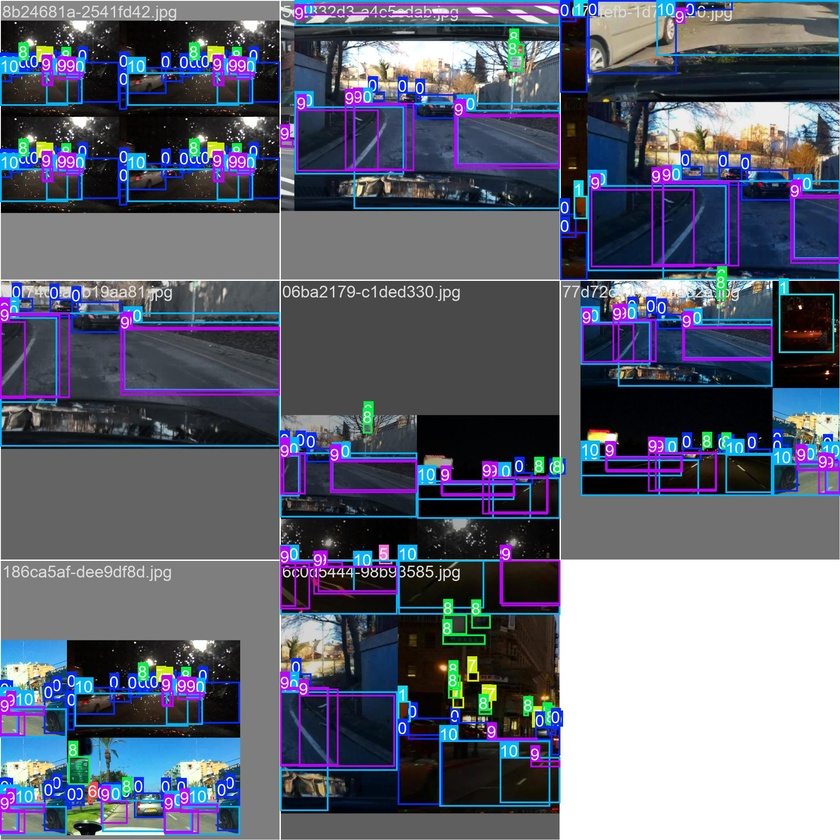
#> input picture Data cleaning/traffic_detection/yolov8m_finetune4/train_batch0.jpg, 840 x 840 px, shrunk from 1920 x 1920 before the run
$ python -i moving_camera.py   (imports and definitions only)
#> lines starting #> are read from the running program, lines starting #| are printed output that depends on the picture; after the words box and inside, x2 and y2 are one past the last pixel; in counts of white or black regions, pixels touching at a corner belong together
#> further down, picture is the input picture: shape (840, 840, 3); mean B, G, R 117.1, 101.3, 96.9
import cv2
import numpy as np
from ultralytics import YOLO

# {0: 'car', 1: 'truck", 2: "bus", 3: "motorcycle", 4: "bicycle", 5: "person", 6: "rider", 7: "traffic light", 8: "traffic sign", "lane", "drivable area"}
class_colors = {
    0: (255, 0, 0),   # car - Red
    1: (0, 0, 255),   # truck - Blue
    2: (0, 255, 0),   # bus - Green
    3: (0, 0, 255),   # Motorcycle - Blue
    4: (0, 0, 255),   # bicycle - Blue
    5: (255, 0, 0),   # person - Red
    6: (255, 255, 255), # rider - White
    7: (255, 255, 0), # traffic-light - Yellow
    8: (0, 0, 255),   # traffic-sign - Blue
    9: (255, 0, 0),   # lane - Red
    10: (0, 255, 0)   # drivable area - Green
}

def auto_rotate(frame):
    h, w = frame.shape[:2]
    return cv2.rotate(frame, cv2.ROTATE_90_COUNTERCLOCKWISE) if h > w else frame

def detect_lane(frame):
    gray = cv2.cvtColor(frame, cv2.COLOR_BGR2GRAY)
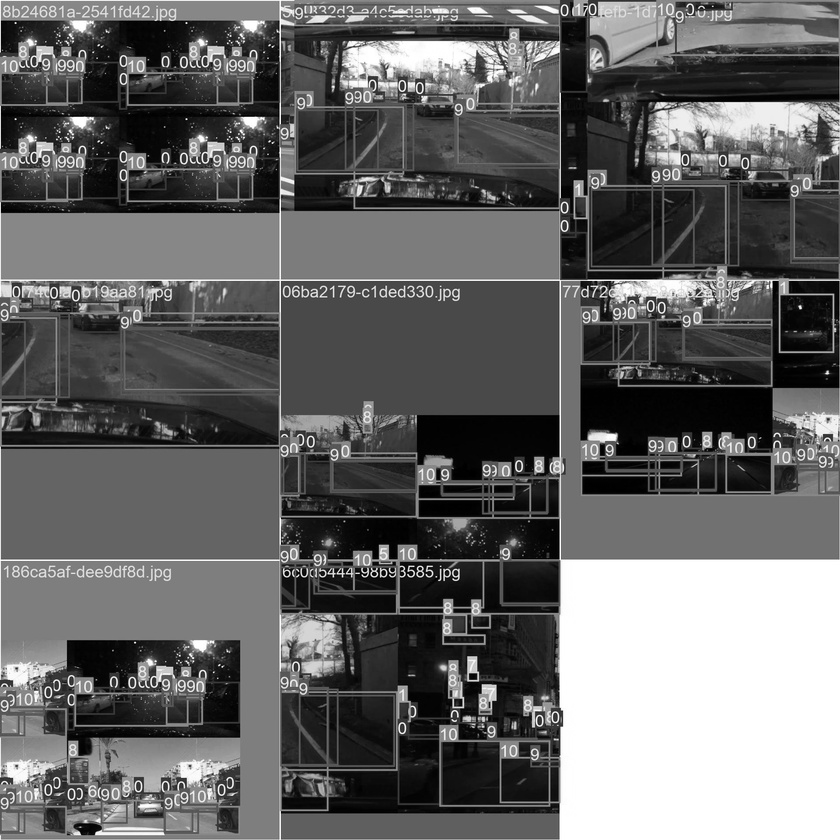
#> gray: shape (840, 840); min 0, max 255, mean 101.8
    blur = cv2.GaussianBlur(gray, (5, 5), 0)
    edges = cv2.Canny(blur, 50, 150)
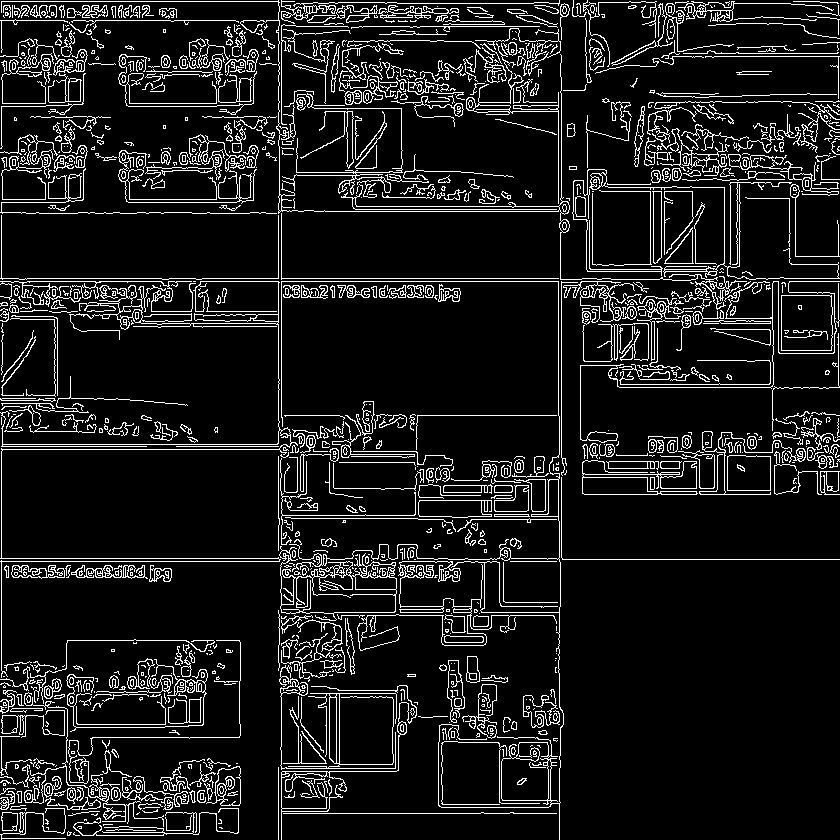
#> edges: shape (840, 840); 10.1% white in thin lines or dots
    mask = np.zeros_like(edges)
    h, w = frame.shape[:2]
#> h = 840; w = 840
    mask[int(h * 0.6):, :] = 255  # Focus on bottom half
    edges = cv2.bitwise_and(edges, mask)
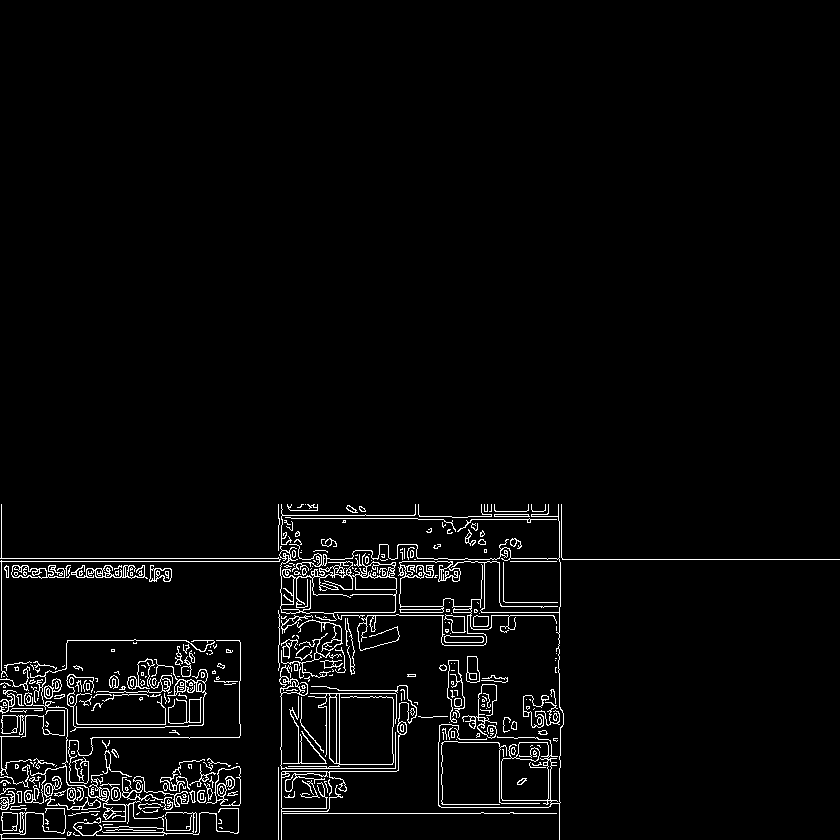
#> edges: shape (840, 840); 3.2% white in thin lines or dots, all inside (x1, y1, x2, y2) = (0, 504, 840, 840)
    return edges

# [102 lines left out: functions get_lane_mask, get_drivable_area_mask, get_traffic_light_color, not called in this run]

# Initialize state variable for hysteresis
is_slowing_down = False

# Initialize buffer for smoothing
drivable_bottom_y_buffer = []
buffer_size = 5

# [152 lines left out: functions get_driving_command, run_yolo_detection, not called in this run]

# Main Execution
input_video = r"C:\Users\garg1\OneDrive\Desktop\PS1\3\traffic_video.avi"  # Change to your .mov or .mp4 file
model_path = r"C:\Users\garg1\OneDrive\Desktop\KrackHacK-akatsuki\Website-rendering\best.pt"
# [1 line not run here, left out]

>>> import cv2
>>> picture = cv2.imread('../Data cleaning/traffic_detection/yolov8m_finetune4/train_batch0.jpg')
>>> result = detect_lane(picture)

$ run again, on Data cleaning/traffic_detection/yolov8m_finetune4/train_batch1.jpg
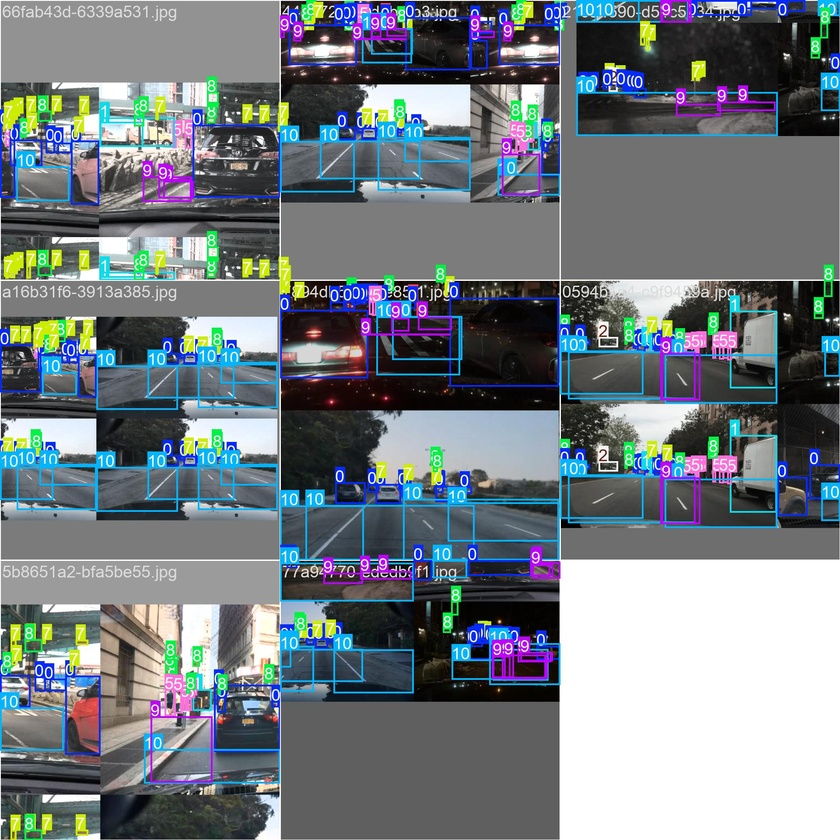
#> input picture Data cleaning/traffic_detection/yolov8m_finetune4/train_batch1.jpg, 840 x 840 px, shrunk from 1920 x 1920 before the run
#> picture is the input picture: shape (840, 840, 3); mean B, G, R 129.2, 123.5, 115.4
#> in detect_lane, `edges = cv2.Canny(blur, 50, 150)`:
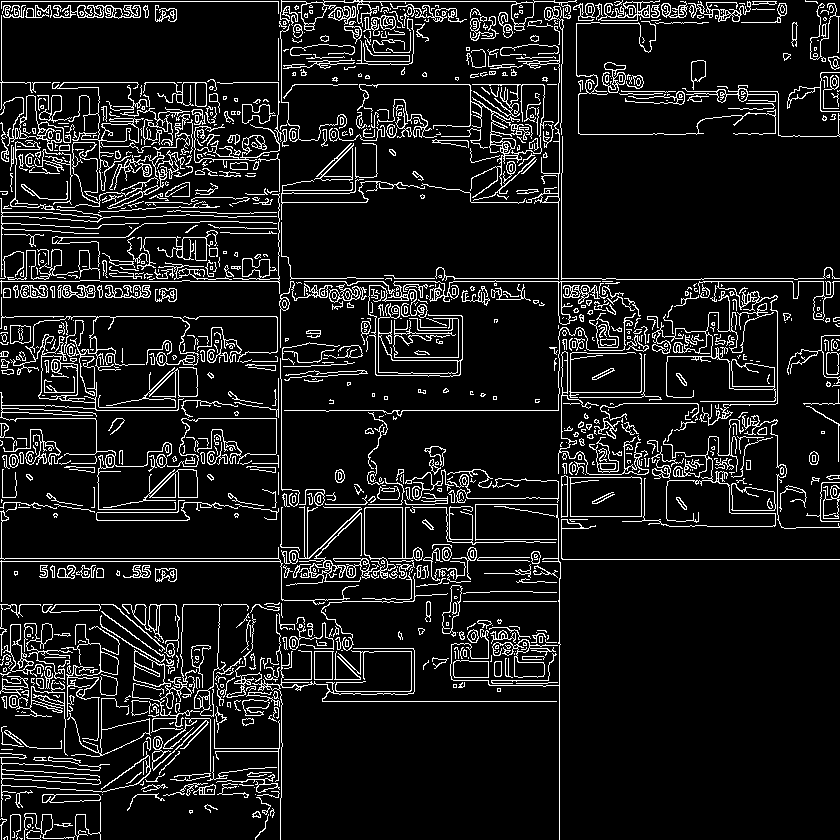
#> edges: shape (840, 840); 10.2% white in thin lines or dots
#> in detect_lane, `edges = cv2.bitwise_and(edges, mask)`:
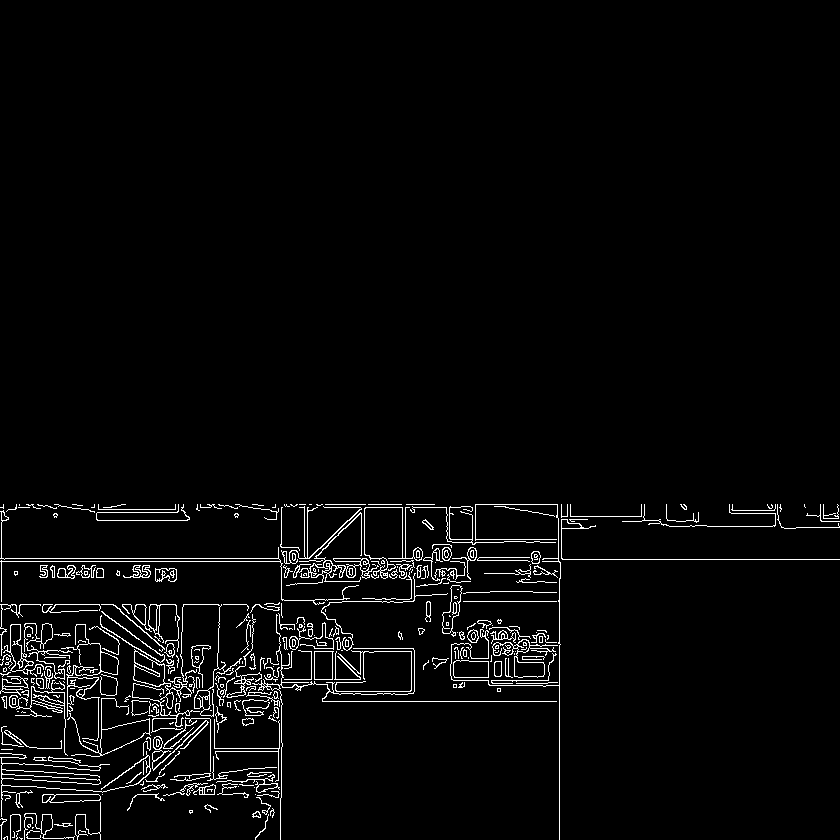
#> edges: shape (840, 840); 3.1% white in thin lines or dots, all inside (x1, y1, x2, y2) = (0, 504, 840, 840)

$ run again, on Data cleaning/traffic_detection/yolov8m_finetune4/train_batch2.jpg
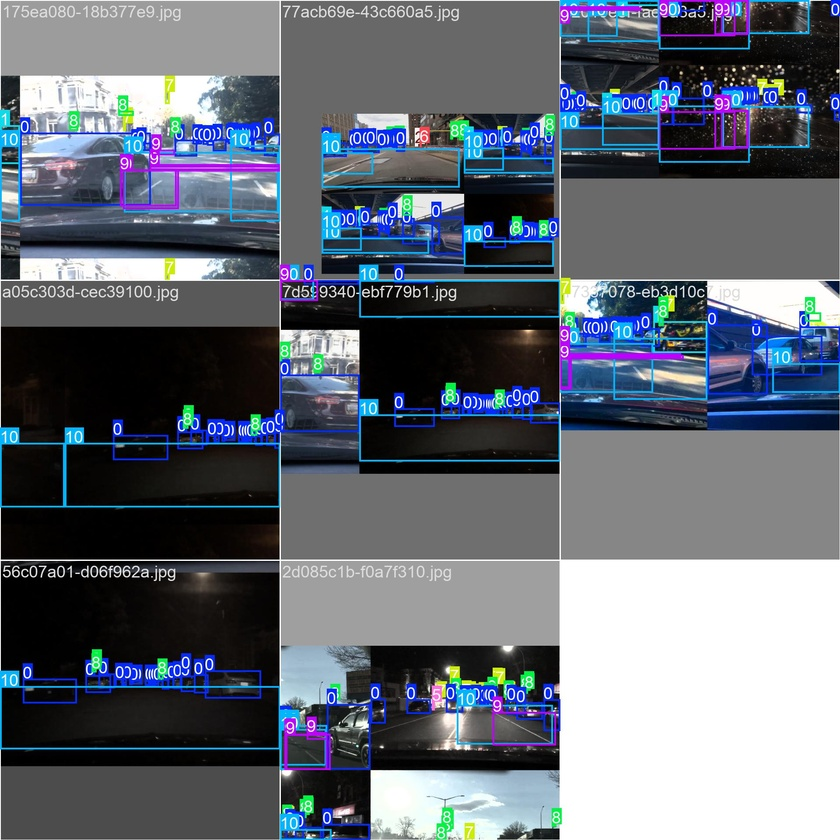
#> input picture Data cleaning/traffic_detection/yolov8m_finetune4/train_batch2.jpg, 840 x 840 px, shrunk from 1920 x 1920 before the run
#> picture is the input picture: shape (840, 840, 3); mean B, G, R 115.9, 105.3, 98.7
#> in detect_lane, `edges = cv2.Canny(blur, 50, 150)`:
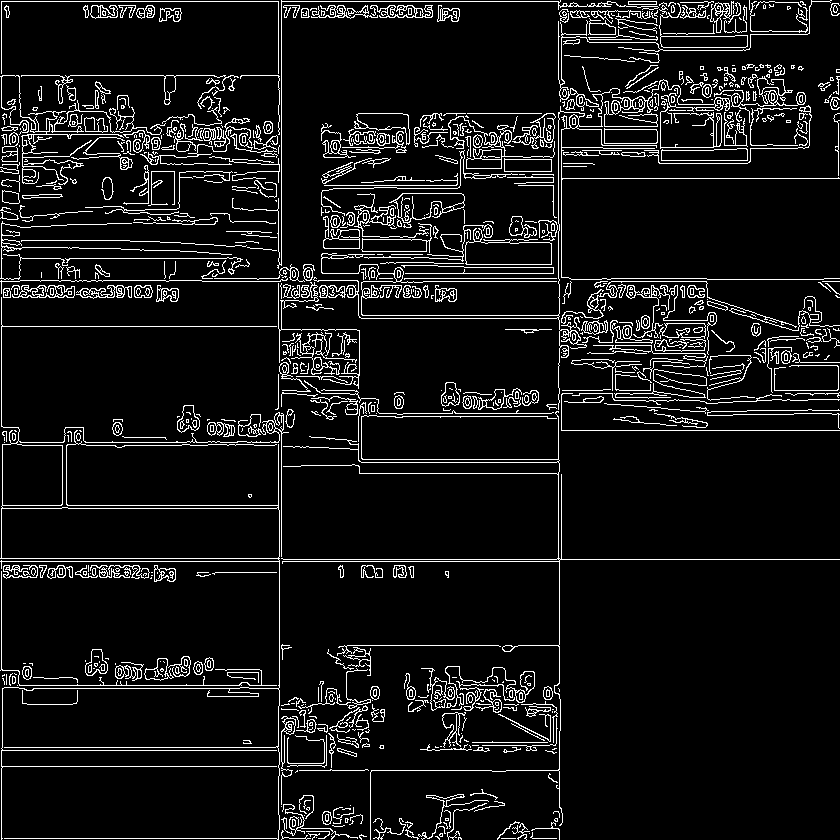
#> edges: shape (840, 840); 8% white in thin lines or dots
#> in detect_lane, `edges = cv2.bitwise_and(edges, mask)`:
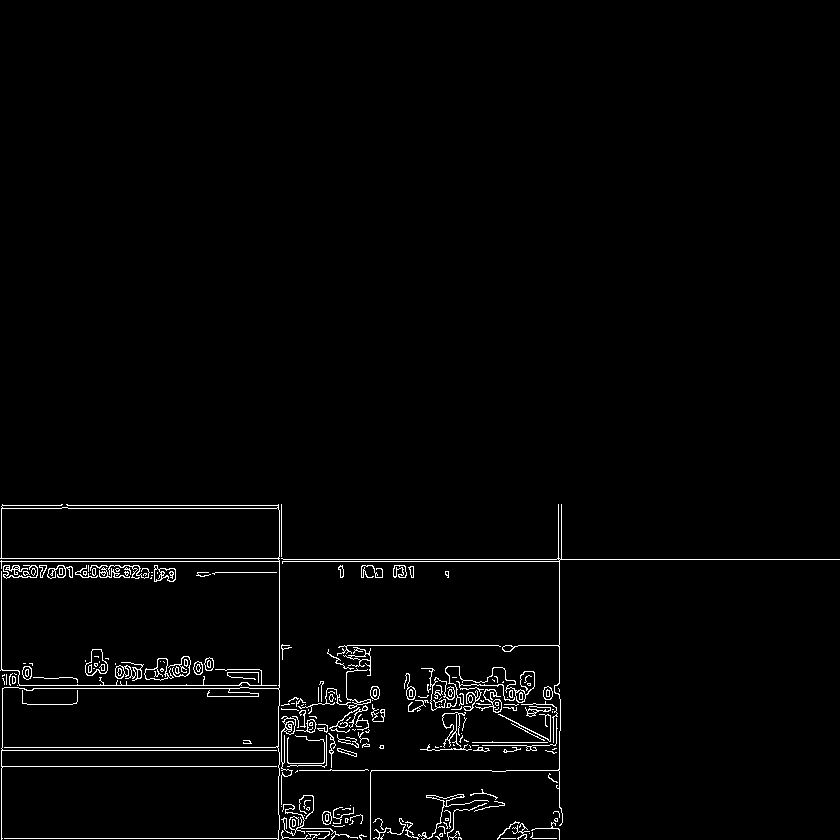
#> edges: shape (840, 840); 1.9% white in thin lines or dots, all inside (x1, y1, x2, y2) = (0, 504, 840, 840)

$ run again, on Data cleaning/traffic_detection/yolov8m_finetune4/val_batch0_pred.jpg
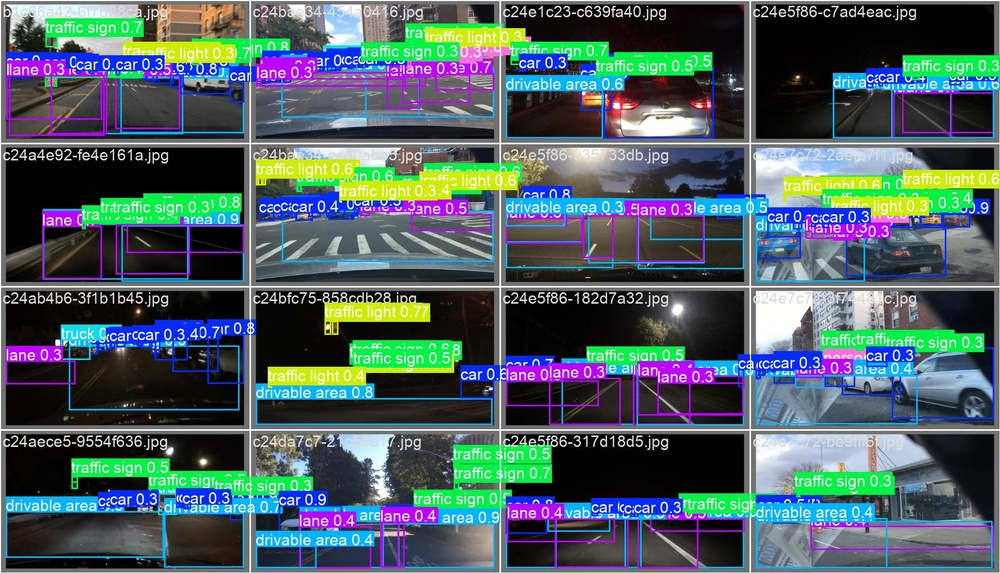
#> input picture Data cleaning/traffic_detection/yolov8m_finetune4/val_batch0_pred.jpg, 1000 x 573 px, shrunk from 1920 x 1100 before the run
#> picture is the input picture: shape (573, 1000, 3); mean B, G, R 100, 95.4, 78.1
#> in detect_lane, `edges = cv2.Canny(blur, 50, 150)`:
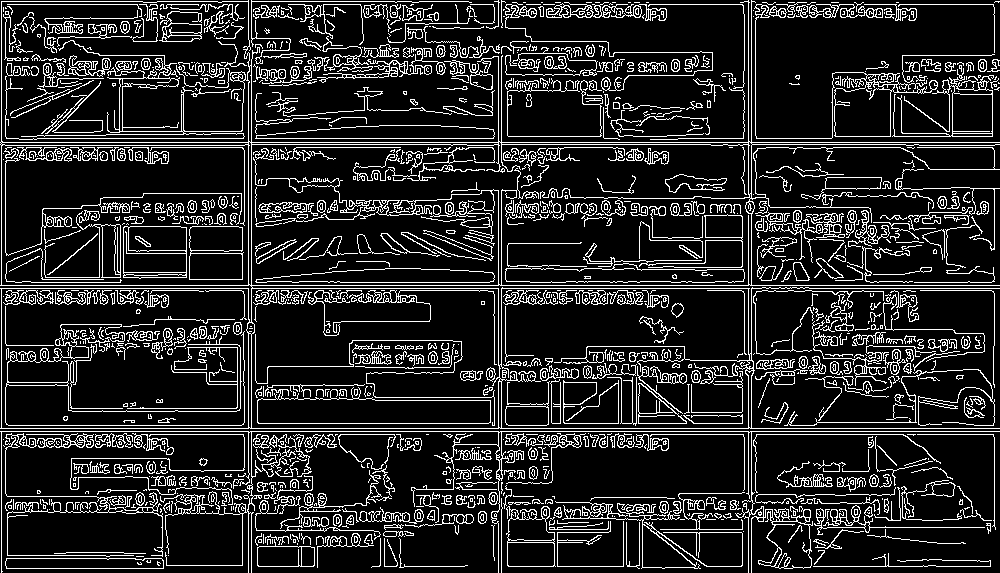
#> edges: shape (573, 1000); 14.9% white in thin lines or dots
#> in detect_lane, `edges = cv2.bitwise_and(edges, mask)`:
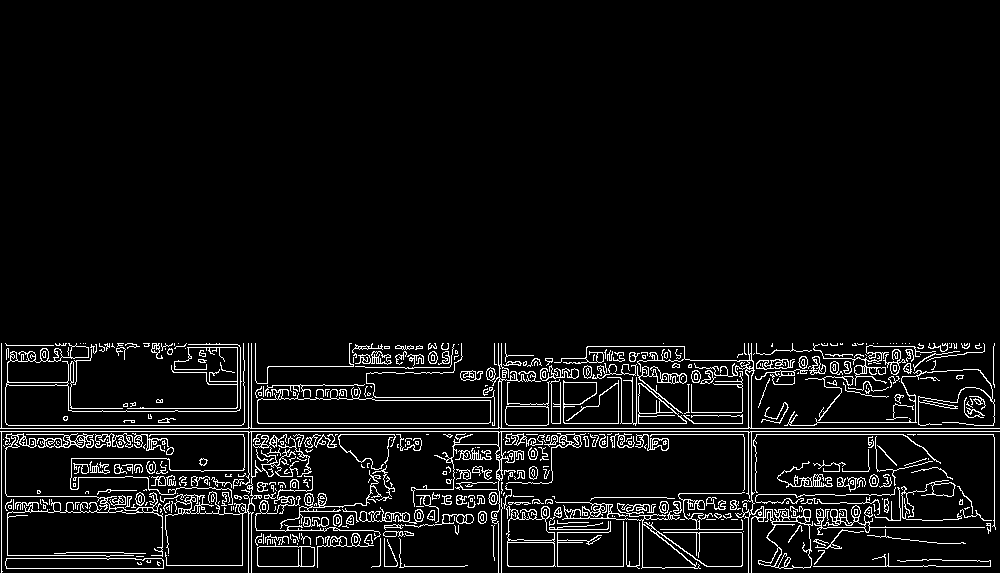
#> edges: shape (573, 1000); 6% white in thin lines or dots, all inside (x1, y1, x2, y2) = (0, 343, 1000, 573)
